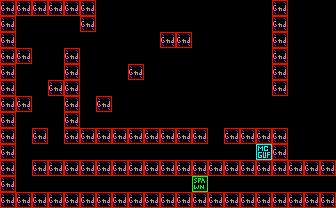

Rendered tile map (Tiled .tmx) drawn with the repository's tilesets; below, a short description and the full map source, tile grids included:
An orthogonal 21x13 tile map with 16x16 px tiles, 2 tile layers (bg, col), 2 tilesets and 1 object (seeker).

<map version="1.5" tiledversion="1.5.0" orientation="orthogonal" renderorder="right-down" width="21" height="13" tilewidth="16" tileheight="16" infinite="0" nextlayerid="4" nextobjectid="19">
 <tileset firstgid="1" source="tileset.tsx" />
 <tileset firstgid="241" source="obj.tsx" />
 <layer id="1" name="bg" width="21" height="13">
  <data encoding="csv">
99,99,99,99,99,99,18,18,18,18,18,18,18,18,18,18,20,99,18,18,18,
99,18,18,18,18,99,18,18,18,18,18,18,18,18,18,18,18,99,18,18,18,
99,20,18,18,18,18,18,18,18,18,99,99,18,18,18,18,18,99,18,18,18,
99,99,18,18,99,18,18,18,18,18,18,18,18,18,18,18,18,99,18,18,18,
99,18,18,18,99,18,18,18,99,18,18,18,18,18,18,18,18,99,18,18,18,
99,18,18,99,99,18,18,18,18,18,18,18,18,18,20,18,18,99,18,18,20,
99,99,18,18,99,18,99,18,18,18,18,18,18,18,18,18,18,18,18,18,20,
99,18,18,18,99,18,18,18,18,18,18,18,18,18,18,18,18,18,18,18,18,
99,18,99,18,99,99,99,99,99,99,99,99,99,18,99,99,99,99,18,18,18,
99,18,18,18,18,18,18,18,18,18,18,18,18,18,18,18,18,99,18,18,18,
99,18,99,99,99,99,99,99,99,99,99,99,99,99,99,99,99,99,99,99,99,
99,18,18,18,18,18,18,18,18,18,18,18,18,18,18,18,18,18,18,18,18,
99,99,99,99,99,99,99,99,99,99,99,99,99,99,99,99,99,99,99,99,99
</data>
 </layer>
 <layer id="2" name="col" width="21" height="13">
  <data encoding="csv">
242,242,242,242,242,242,241,241,241,241,241,241,241,241,241,241,241,242,241,241,241,
242,241,241,241,241,242,241,241,241,241,241,0,241,241,241,241,241,242,241,241,241,
242,241,241,241,241,241,241,241,241,241,242,242,241,241,241,241,241,242,241,241,241,
242,242,241,241,242,0,241,241,241,241,241,241,241,241,241,241,241,242,241,241,241,
242,241,241,241,242,241,241,241,242,241,241,241,241,241,241,241,241,242,241,241,241,
242,241,241,242,242,241,241,241,241,241,241,241,241,241,241,241,241,242,241,241,241,
242,242,241,241,242,241,242,241,241,241,241,241,241,241,241,241,241,241,241,241,241,
242,241,241,241,242,241,241,241,241,241,241,241,241,241,241,241,241,241,241,241,241,
242,241,242,241,242,242,242,242,242,242,242,242,242,241,242,242,242,242,241,241,241,
242,241,241,241,241,241,241,241,241,241,241,241,241,241,241,241,247,242,241,241,241,
242,241,242,242,242,242,242,242,242,242,242,242,242,242,242,242,242,242,242,242,242,
242,241,241,241,241,241,241,241,241,241,241,241,243,241,241,241,241,241,241,241,241,
242,242,242,242,242,242,242,242,242,242,242,242,242,242,242,242,242,242,242,242,242
</data>
 </layer>
 <objectgroup id="3" name="obj">
  <properties>
   <property name="string_id" type="int" value="1" />
  </properties>
  <object id="18" name="Seeker Enemy" type="seeker" x="80.1045" y="144.063" width="191.046" height="15.8341" />
 </objectgroup>
</map>
